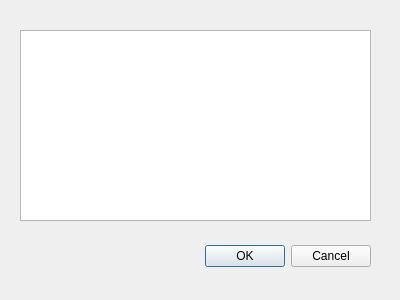
<?xml version="1.0" encoding="UTF-8"?>
<ui version="4.0">
 <class>Dialog</class>
 <widget class="QDialog" name="Dialog">
  <property name="geometry">
   <rect>
    <x>0</x>
    <y>0</y>
    <width>400</width>
    <height>300</height>
   </rect>
  </property>
  <property name="windowTitle">
   <string>Post Processor</string>
  </property>
  <widget class="QDialogButtonBox" name="buttonBox">
   <property name="geometry">
    <rect>
     <x>30</x>
     <y>240</y>
     <width>341</width>
     <height>32</height>
    </rect>
   </property>
   <property name="orientation">
    <enum>Qt::Horizontal</enum>
   </property>
   <property name="standardButtons">
    <set>QDialogButtonBox::Cancel|QDialogButtonBox::Ok</set>
   </property>
  </widget>
  <widget class="QListWidget" name="lwPostProcessor">
   <property name="geometry">
    <rect>
     <x>20</x>
     <y>30</y>
     <width>351</width>
     <height>191</height>
    </rect>
   </property>
   <property name="toolTip">
    <string>Displays available post processors. AuraCAD includes several pre-installed post processors. At least one post processor must be enabled in preferences.</string>
   </property>
  </widget>
 </widget>
 <resources/>
 <connections>
  <connection>
   <sender>buttonBox</sender>
   <signal>accepted()</signal>
   <receiver>Dialog</receiver>
   <slot>accept()</slot>
   <hints>
    <hint type="sourcelabel">
     <x>248</x>
     <y>254</y>
    </hint>
    <hint type="destinationlabel">
     <x>157</x>
     <y>274</y>
    </hint>
   </hints>
  </connection>
  <connection>
   <sender>buttonBox</sender>
   <signal>rejected()</signal>
   <receiver>Dialog</receiver>
   <slot>reject()</slot>
   <hints>
    <hint type="sourcelabel">
     <x>316</x>
     <y>260</y>
    </hint>
    <hint type="destinationlabel">
     <x>286</x>
     <y>274</y>
    </hint>
   </hints>
  </connection>
 </connections>
</ui>
